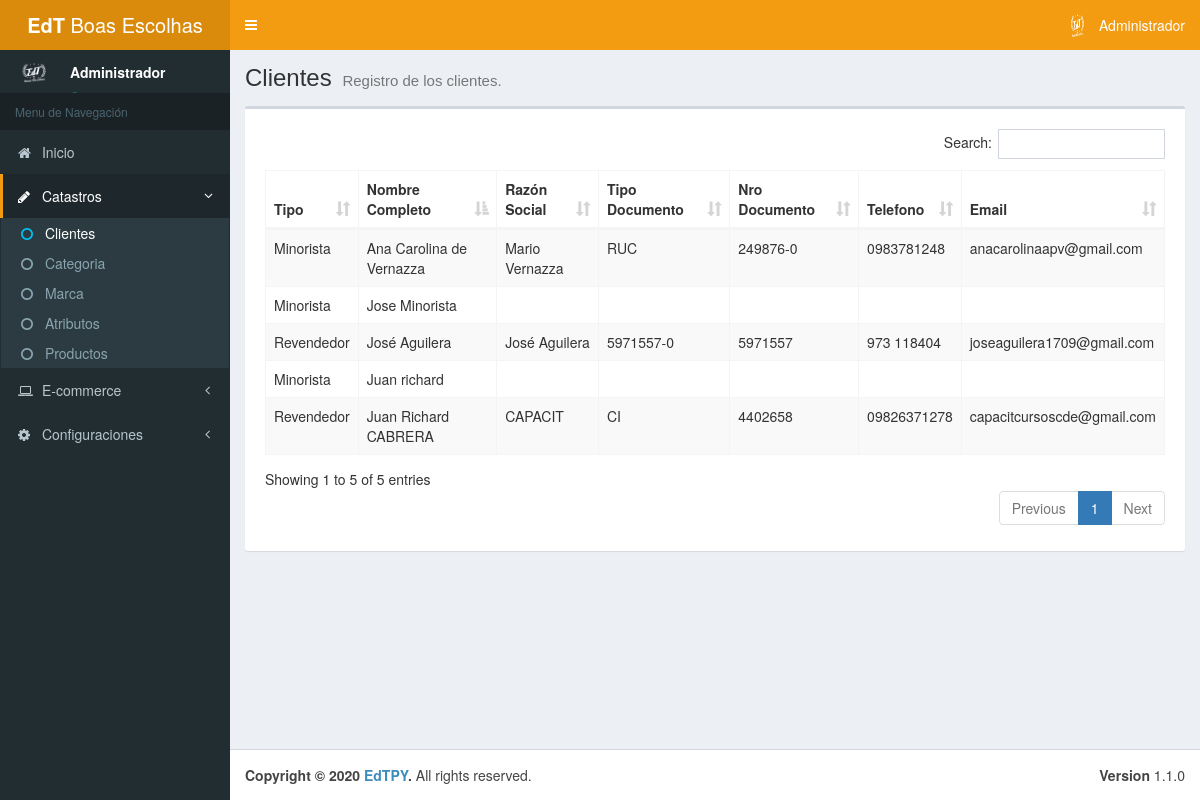
The app's page /admin/cliente.php (signed in), older data.
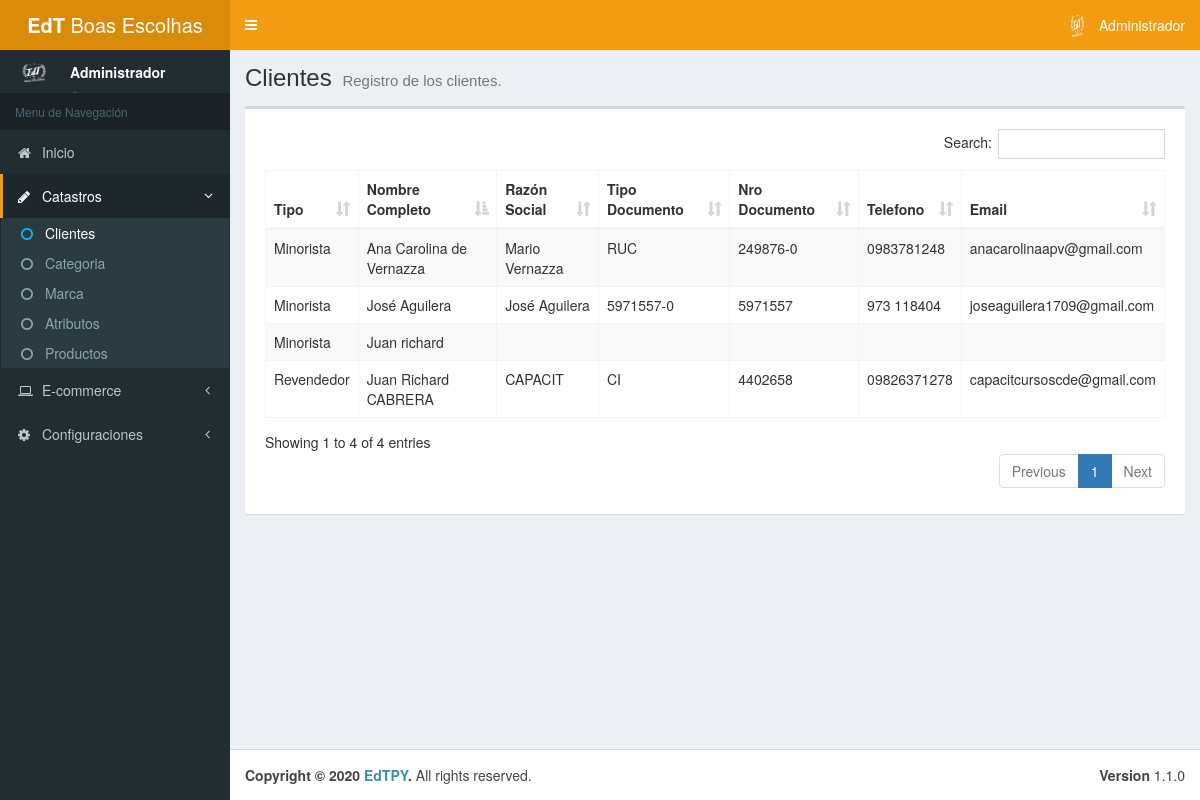
The same page, newer data.
### tables this page shows
CREATE TABLE IF NOT EXISTS `tb_cliente` (
  `id` int(11) NOT NULL AUTO_INCREMENT,
  `nombre` varchar(80) NOT NULL,
  `apellido` varchar(80) DEFAULT NULL,
  `ruc` varchar(20) DEFAULT NULL COMMENT 'RUC, RG, CI',
  `documento` varchar(50) DEFAULT NULL,
  `razon_social` varchar(80) DEFAULT NULL,
  `mayorista` tinyint(1) NOT NULL,
  `telefono` varchar(20) DEFAULT NULL,
  `email` varchar(80) DEFAULT NULL,
  `url` varchar(80) DEFAULT NULL,
  PRIMARY KEY (`id`)
);

### admin/mods/server/cliente.php (called while the page is built, shortened)
<?php
	function getAllClientes () {
		$connection = conn();
        $sql = "SELECT * FROM tb_cliente
        ORDER BY nombre ASC";
		$query = $connection->prepare($sql);
		$query->execute();
		if ($query->rowCount() > 0) {
			$result= $query->fetchAll();
		} else {
			$result = null;
		}
		return $result;
    }
?>

### admin/mods/objs/cliente.php (called while the page is built, shortened)
<?php
    include_once "mods/server/cliente.php";
    $clientes = getAllClientes();
?>

### admin/cliente.php (the view, shortened to what this page needs)
<!DOCTYPE html>
<html>
<head>
	<?php include 'includes/head.php'; ?>
</head>
<body class="hold-transition skin-yellow sidebar-mini">
	<div class="wrapper">
		<?php include 'includes/header.php'; ?>
		<?php include 'includes/aside.php'; ?>
		<?php include_once "mods/objs/cliente.php";?>
		<div class="content-wrapper">
			<section class="content-header">
				<h1>
					Clientes
					<small>Registro de los clientes.</small>
				</h1>
			</section>
			<section class="content">
				<div class="box">
					<div class="box-body">
						<div class="box-body table-responsive">
							<table class="table table-striped table-bordered display nowra" id="tabladatos">
							<thead>
								<tr>
									<th>Tipo</th>
									<th>Nombre Completo</th>
									<th>Razón Social</th>
									<th>Tipo Documento</th>
									<th>Nro Documento</th>
									<th>Telefono</th>
									<th>Email</th>
								</tr>
							</thead>
							<tbody>
                                <?php
									if ($clientes != null) {
										foreach ($clientes as $row) {
								?>
								<tr data-toggle="modal" data-target="#AltModal" data-codigo="<?php echo $row['id'];?>" data-nombre="<?php echo $row['nombre'];?>" data-apellido="<?php echo $row['apellido'];?>" data-razon="<?php echo $row['razon_social'];?>" data-tipo="<?php echo $row['ruc'];?>" data-numero="<?php echo $row['documento'];?>" data-mayorista="<?php echo $row['mayorista'];?>"; data-telefono="<?php echo $row['telefono'];?>" data-email="<?php echo $row['email'];?>" data-url="<?php echo $row['url'];?>">
									<td>
										<?php
											$mayorista = "";
											if ($row['mayorista'] == 0) {
												$mayorista = "Minorista";
											} else {
												$mayorista = "Revendedor";
											}
											echo $mayorista;?>
									</td>
									<td><?php echo $row['nombre']." ".$row['apellido'];?></td>
									<td><?php echo $row['razon_social'];?></td>
									<td><?php echo $row['ruc'];?></td>
									<td>
										<?php
											$nro_documento = "";
											if ($row['ruc'] == "RUC") {
												$lastnum = strlen($row['documento']) - 1;
												$nro_documento = substr($row['documento'],0,$lastnum)."-".substr($row['documento'],$lastnum,1);
											} else if ($row['ruc'] == "CI") {
												$nro_documento = $row['documento'];
											} else {
												$nro_documento = $row['documento'];
											}
											echo $nro_documento;?>
									</td>
									<td><?php echo $row['telefono'];?></td>
									<td><?php echo $row['email'];?></td>
								</tr>
								<?php }}?>
							</tbody>
							</table>
						</div>
					</div>
				</div>
			</section>
		</div>
		<?php include "includes/footer.php"; ?>
	</div>
</body>
</html>

Row changes from the older to the newer data that the page shows:
removed tb_cliente: mayorista "Minorista", nombre "Jose", apellido "Minorista"
changed tb_cliente "José": mayorista "Revendedor" → "Minorista"
Text that changed along with them:
text written by a page script: "Search: Showing 1 to 5 of 5 entries Previous 1 Next" → "Search: Showing 1 to 4 of 4 entries Previous 1 Next"
